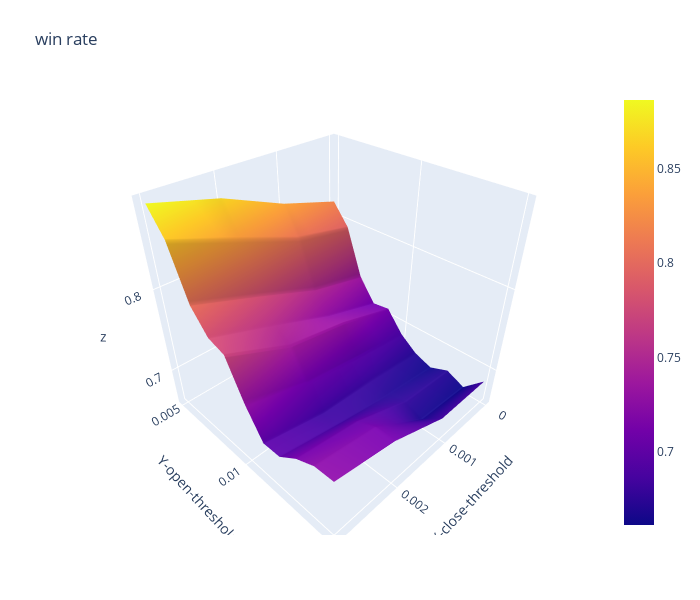

Notebook source saved alongside this figure:
### Code cell
import plotly.graph_objects as go

x_data = df_win_rate.columns.to_list() # close threshold

y_data = df_win_rate.index.to_list() # open threshold

z_data = df_win_rate.copy(deep=True) # win rate

fig = go.Figure(data=[go.Surface(z=z_data.values,x=x_data,y=y_data)])

fig.update_layout(title="win rate", # 标题
                  autosize=False,  # 尺度自动缩放
                  width=700,  # 长宽
                  height=600,
                  margin=dict(l=65,r=50,b=65,t=90),  # 4个位置的距离
                  scene=dict(xaxis_title='X-close-threshold',yaxis_title='Y-open-threshold')
                 )

fig.show()

### Figure 1 — Plotly figure (JSON) as saved in the notebook; plotly's stock layout.template omitted (floating-point values rounded to 4 significant figures)
{"data": [{"type": "surface", "x": [0, 0.001, 0.002, 0.003], "y": [0.005, 0.006, 0.007, 0.008, 0.009, 0.01, 0.011, 0.012, 0.013, 0.014, 0.015], "z": [[0.8186, 0.8392, 0.8682, 0.8862], [0.7937, 0.8068, 0.8333, 0.8602], [0.7365, 0.7516, 0.7784, 0.804], [0.7087, 0.7279, 0.7552, 0.7799], [0.7117, 0.7311, 0.7419, 0.7737], [0.6863, 0.6952, 0.7064, 0.7304], [0.6705, 0.6778, 0.6809, 0.697], [0.6623, 0.6709, 0.6829, 0.6977], [0.6714, 0.6761, 0.7027, 0.7143], [0.6613, 0.6667, 0.7121, 0.7246], [0.6842, 0.6842, 0.7119, 0.7258]]}], "layout": {"autosize": false, "height": 600, "margin": {"b": 65, "l": 65, "r": 50, "t": 90}, "scene": {"xaxis": {"title": {"text": "X-close-threshold"}}, "yaxis": {"title": {"text": "Y-open-threshold"}}}, "title": {"text": "win rate"}, "width": 700}}
